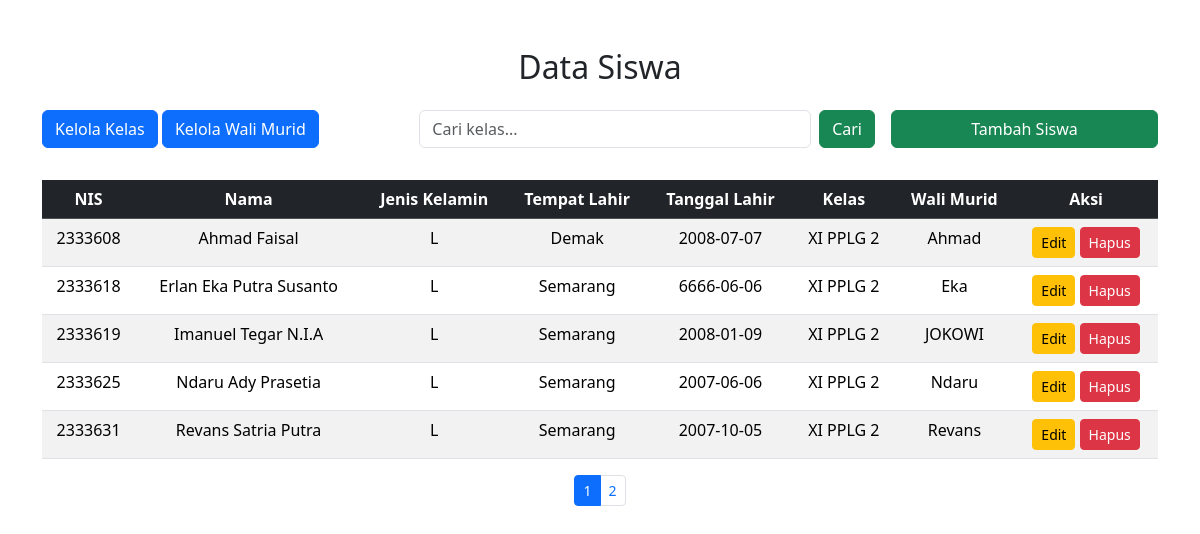
The page / on the database its author committed.
### tables this page shows
CREATE TABLE `siswa` (
  `id_siswa` int(11) NOT NULL,
  `nis` varchar(20) NOT NULL,
  `nama_siswa` varchar(100) NOT NULL,
  `jenis_kelamin` enum('L','P') NOT NULL,
  `tempat_lahir` varchar(100) NOT NULL,
  `tanggal_lahir` date NOT NULL,
  `Id_kelas` int(11) NOT NULL,
  `id_wali` int(11) NOT NULL
);

CREATE TABLE `kelas` (
  `id_kelas` int(11) NOT NULL,
  `nama_kelas` varchar(50) NOT NULL
);

CREATE TABLE `wali_murid` (
  `id_wali` int(11) NOT NULL,
  `nama_wali` varchar(100) NOT NULL,
  `kontak` varchar(15) NOT NULL
);

### index.php (the view, shortened to what this page needs)
<?php
    require 'includes/connect.php';
    $query = "SELECT *, kelas.nama_kelas, wali_murid.nama_wali FROM siswa
            LEFT JOIN kelas ON siswa.id_kelas = kelas.id_kelas
            LEFT JOIN wali_murid ON siswa.id_wali = wali_murid.id_wali
    ";
    $query .= " ORDER BY nis ASC";
    $result = mysqli_query($conn, $query);
    $total_records = mysqli_num_rows($result);
    $per_page = 5;
    $total_pages = ceil($total_records / $per_page);
    $page = isset($_GET['page']) ? $_GET['page'] : 1;
    $start_from = ($page - 1) * $per_page;
    $query .= " LIMIT $start_from, $per_page";
    $result = mysqli_query($conn, $query);
?>
<!DOCTYPE html>
<html lang="id">
<head>
    <link rel="stylesheet" href="https://cdn.jsdelivr.net/npm/bootstrap@5.3.3/dist/css/bootstrap.min.css">
    <link rel="stylesheet" href="css/style.css">
</head>
<body>
    <div class="container mt-5">
        <h2 class="mb-4 text-center">Data Siswa</h2>
        <div class="row g-3 mb-3">
            <div class="col-12 col-md-4">
                <div class="action-buttons">
                    <a href="views/kelas.php" class="btn btn-primary mb-2 mb-md-0">Kelola Kelas</a>
                    <a href="views/wali_murid.php" class="btn btn-primary">Kelola Wali Murid</a>
                </div>
            </div>
            <div class="col-12 col-md-5">
                <form action="" method="GET" class="d-flex search-section">
                    <input type="search" name="search" class="form-control me-2" placeholder="Cari kelas..." value="<?= isset($search) ? $search : ''; ?>">
                    <button type="submit" class="btn btn-success">Cari</button>
                </form>
            </div>
            <div class="col-12 col-md-3 text-md-end">
                <a href="actions/tambah_siswa.php" class="btn btn-success w-100 w-md-auto">Tambah Siswa</a>
            </div>
        </div>
        <div class="table-responsive">
            <table class="table table-striped table-hover">
                <thead class="table-dark text-center">
                    <th>NIS</th>
                    <th>Nama</th>
                    <th>Jenis Kelamin</th>
                    <th class="d-none d-md-table-cell">Tempat Lahir</th>
                    <th class="d-none d-md-table-cell">Tanggal Lahir</th>
                    <th>Kelas</th>
                    <th class="d-none d-lg-table-cell">Wali Murid</th>
                    <th>Aksi</th>
                </thead>
                <tbody>
                    <?php while($row = mysqli_fetch_assoc($result)) : ?>
                        <tr class="text-center">
                            <td><?= $row["nis"]; ?></td>
                            <td><?= $row["nama_siswa"]; ?></td>
                            <td><?= $row["jenis_kelamin"]; ?></td>
                            <td class="d-none d-md-table-cell"><?= $row["tempat_lahir"]; ?></td>
                            <td class="d-none d-md-table-cell"><?= $row["tanggal_lahir"]; ?></td>
                            <td><?= $row["nama_kelas"]; ?></td>
                            <td class="d-none d-lg-table-cell"><?= $row["nama_wali"]; ?></td>
                            <td>
                                <div class="table-actions">
                                    <a href="actions/edit_siswa.php?id=<?= $row["id_siswa"]; ?>" class="btn btn-warning btn-sm mb-1 mb-md-0">Edit</a>
                                    <a href="actions/hapus_siswa.php?id=<?= $row["id_siswa"]; ?>" class="btn btn-danger btn-sm" onclick="return confirm('Yakin ingin menghapus?')">Hapus</a>
                                </div>
                            </td>
                        </tr>
                    <?php endwhile; ?>
                </tbody>
            </table>
            <nav class="mt-3">
                <ul class="pagination pagination-sm flex-wrap justify-content-center">
                    <?php for ($i = 1; $i <= $total_pages; $i++) : ?>
                        <li class="page-item <?php if ($page == $i) echo 'active'; ?>">
                            <a class="page-link" href="?page=<?= $i; ?>&search=<?= isset($search) ? $search : ''; ?>"><?= $i; ?></a>
                        </li>
                    <?php endfor; ?>
                </ul>
            </nav>
        </div>
    </div>
</body>
</html>

### rows shown on the page
siswa: nis "2333608", nama_siswa "Ahmad Faisal", jenis_kelamin "L", tempat_lahir "Demak", tanggal_lahir "2008-07-07", Id_kelas.nama_kelas "XI PPLG 2", id_wali.nama_wali "Ahmad"
siswa: nis "2333618", nama_siswa "Erlan Eka Putra Susanto", jenis_kelamin "L", tempat_lahir "Semarang", tanggal_lahir "6666-06-06", Id_kelas.nama_kelas "XI PPLG 2", id_wali.nama_wali "Eka"
siswa: nis "2333619", nama_siswa "Imanuel Tegar N.I.A", jenis_kelamin "L", tempat_lahir "Semarang", tanggal_lahir "2008-01-09", Id_kelas.nama_kelas "XI PPLG 2", id_wali.nama_wali "JOKOWI"
siswa: nis "2333625", nama_siswa "Ndaru Ady Prasetia", jenis_kelamin "L", tempat_lahir "Semarang", tanggal_lahir "2007-06-06", Id_kelas.nama_kelas "XI PPLG 2", id_wali.nama_wali "Ndaru"
siswa: nis "2333631", nama_siswa "Revans Satria Putra", jenis_kelamin "L", tempat_lahir "Semarang", tanggal_lahir "2007-10-05", Id_kelas.nama_kelas "XI PPLG 2", id_wali.nama_wali "Revans"
